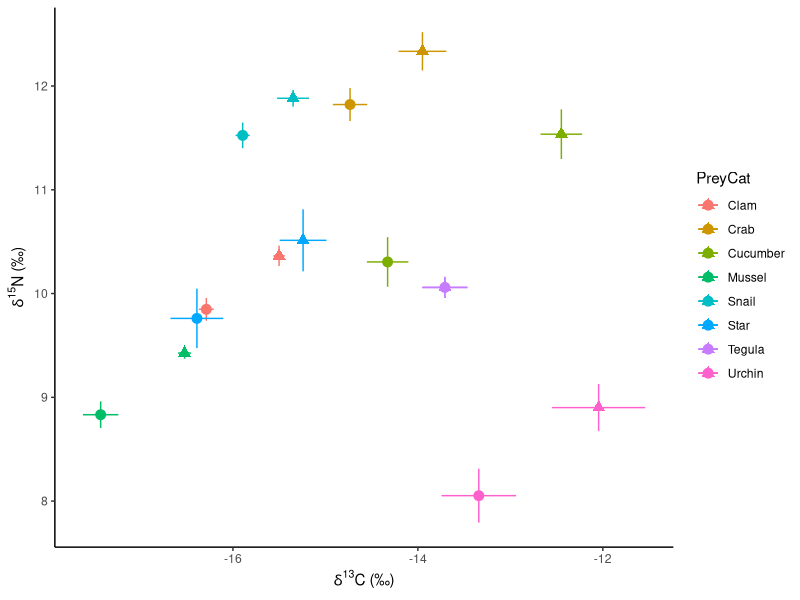
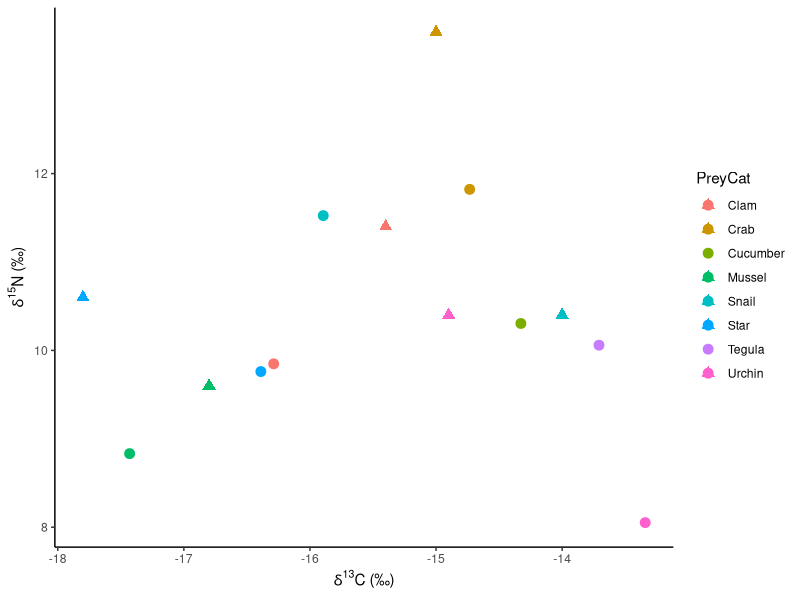
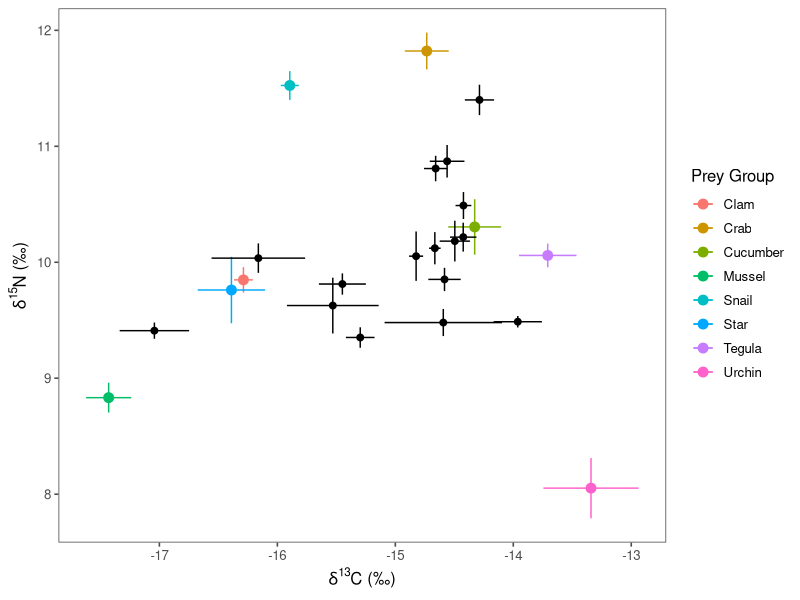
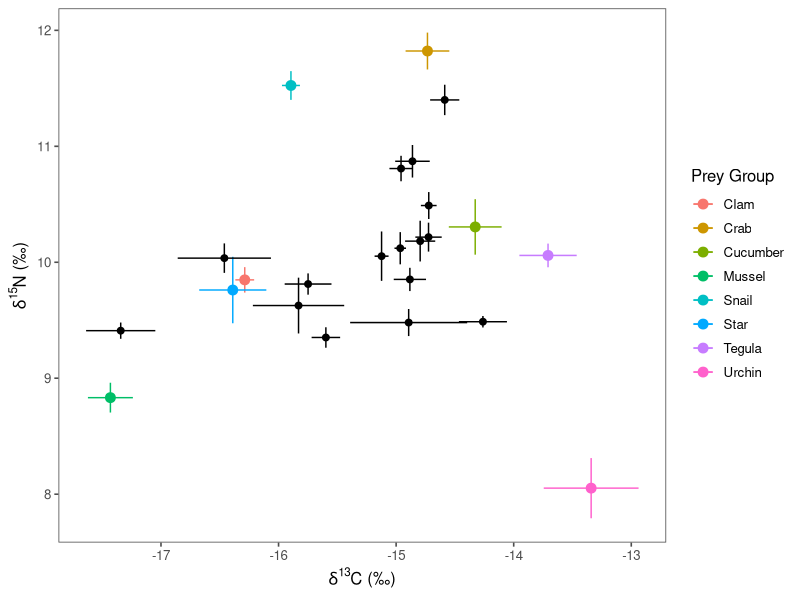
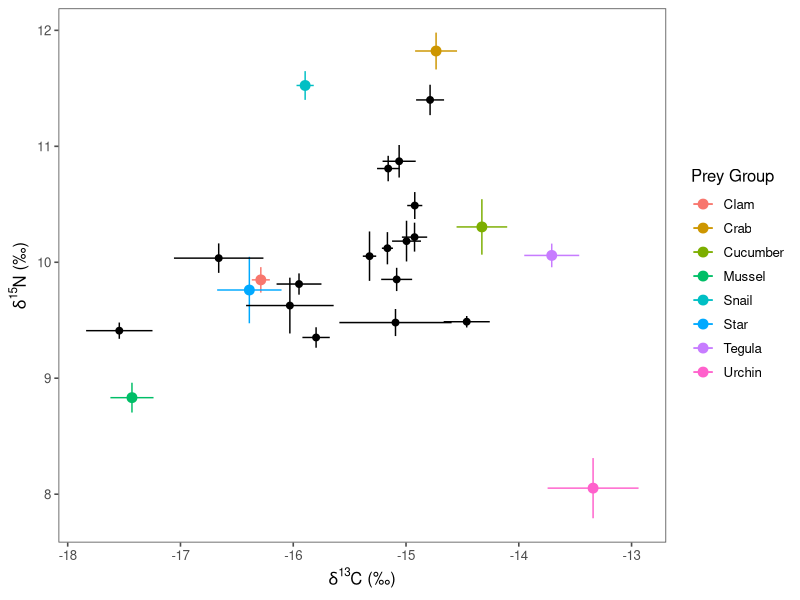
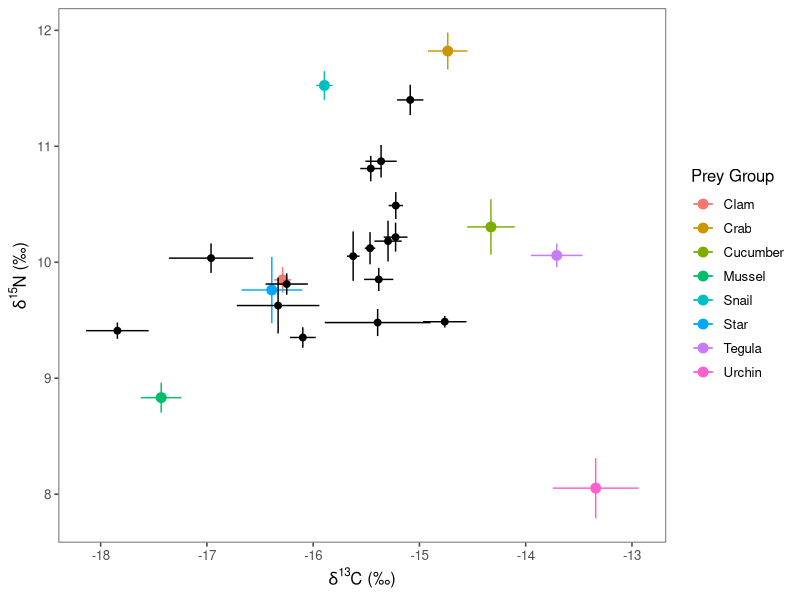
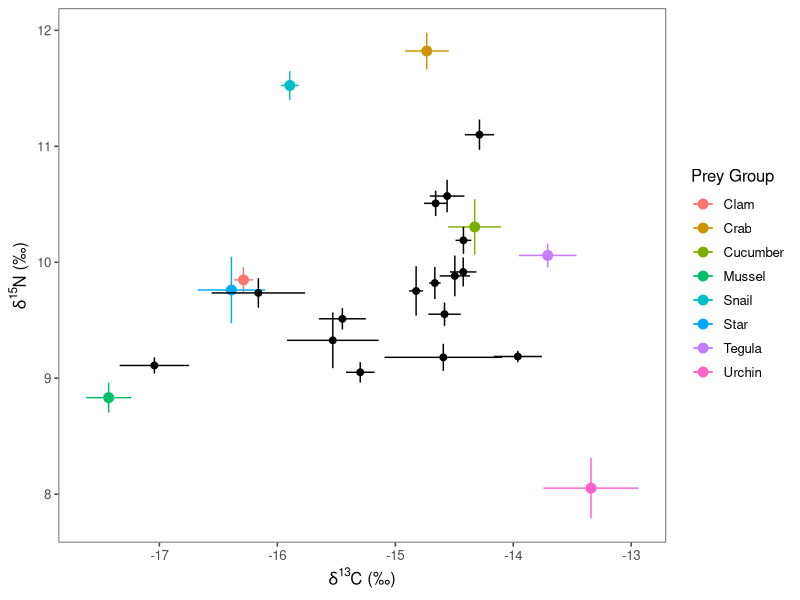
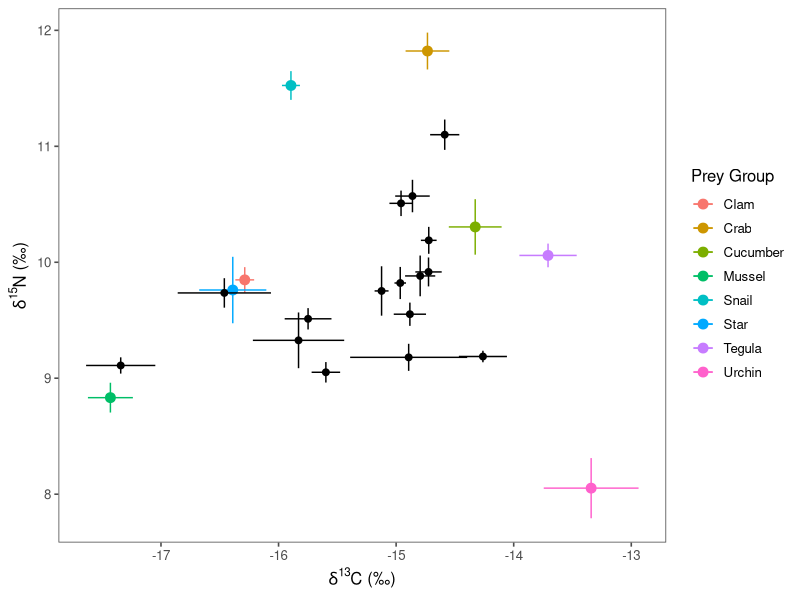

R code for these plots, in order:
## ---- chunk 1
knitr::opts_chunk$set(echo = TRUE, warning=FALSE)
## ---- chunk 2
library(ggplot2)
library(dplyr)
library(ggthemes)

si.prey <- read.csv("sifinal.csv")
whisker <- read.csv("whiskers.csv")
whisker$OtterID<-as.factor(whisker$OtterID)
# for right now, I want to remove 163532
whisker<- filter(whisker, OtterID != "163532")

newsome <- read.csv("Newsome2009.csv")

## ---- chunk 3
si.mean <-si.prey %>%
  group_by(PreyCat) %>% 
  summarise(Cmean=mean(Cnorm), Nmean=mean(N), Csd=sd(Cnorm), Nsd=sd(N), 
            Cse=sd(Cnorm)/sqrt(length(Cnorm)), Nse=sd(N)/sqrt(length(N)))
si.mean<-si.mean[-1,] #removing blank

si.season <-si.prey %>%
  group_by(PreyCat, Season) %>% 
  summarise(Cmean=mean(Cnorm), Nmean=mean(N), Csd=sd(Cnorm), Nsd=sd(N), 
            Cse=sd(Cnorm)/sqrt(length(Cnorm)), Nse=sd(N)/sqrt(length(N)))
si.season<-si.season[-1,] #removing blank row
si.season<-si.season[-1,] #removing blank row
## ---- chunk 4
whis.mean<-whisker %>%
  group_by(OtterID) %>%
  summarise(Cmean=mean(C), Nmean=mean(N), Csd=sd(C), Nsd=sd(N), 
            Cse=sd(C)/sqrt(length(C)), Nse=sd(N)/sqrt(length(N)), 
            Crange=(max(C)-min(C)), Nrange=max((N)-min(N)))

whis.season<-whisker %>%
  group_by(OtterID, Season) %>%
  summarise(Cmean=mean(C), Nmean=mean(N), Csd=sd(C), Nsd=sd(N), 
            Cse=sd(C)/sqrt(length(C)), Nse=sd(N)/sqrt(length(N)), 
            Crange=(max(C)-min(C)), Nrange=max((N)-min(N)))
## ---- chunk 5

mussel<-filter(si.prey, PreyCat=="Mussel")
Cmussel<-filter(mussel, Site=="Craig")
Smussel<-filter(mussel, Site=="Soda Bay")

mean(Smussel$Cnorm)#  -18.40197
mean(Smussel$N)#  8.195714
mean(Cmussel$Cnorm)#  -16.52315
mean(Cmussel$N)#  9.426667
mus.n<-mean(Cmussel$N)-mean(Smussel$N)#  1.230952
mus.c<-mean(Cmussel$Cnorm)-mean(Smussel$Cnorm)#1.878819

si.prey$Cadjust<-NA
si.prey$Nadjust<-NA
si.prey$Cadjust<-ifelse(si.prey$Site=="Soda Bay",si.prey$Cnorm+mus.c,si.prey$Cnorm)
si.prey$Nadjust<-ifelse(si.prey$Site=="Soda Bay",si.prey$N+mus.n,si.prey$N)

si.mussel.mean <-si.prey %>%
  group_by(PreyCat) %>% 
  summarise(Cmean=mean(Cadjust), Nmean=mean(Nadjust), Csd=sd(Cadjust), Nsd=sd(Nadjust), 
            Cse=sd(Cadjust)/sqrt(length(Cadjust)), Nse=sd(Nadjust)/sqrt(length(Nadjust)))
si.mussel.mean<-si.mussel.mean[-1,] #removing blank

## ---- chunk 6
ggplot() +
  geom_point(data= si.mean, aes(x=Cmean, y=Nmean, color=PreyCat), shape = 19, size=3) +
  geom_point(data= si.mussel.mean, aes(x=Cmean, y=Nmean, color=PreyCat), shape = 17, size=3) +
  labs(x=expression(paste(delta^13, "C (\u2030)")), 
       y=expression(paste(delta^15, "N (\u2030)" )))  +
  geom_errorbar(data= si.mean, aes(x= Cmean, ymin = Nmean-Nse, ymax = Nmean+Nse, color= 
                                     PreyCat), width=0) + 
  geom_errorbarh(data = si.mean, aes(y=Nmean, xmin = Cmean-Cse,xmax = Cmean+Cse, color= 
                                       PreyCat), height=0) +
  geom_errorbar(data = si.mussel.mean, aes(x= Cmean, ymin = Nmean-Nse, ymax = Nmean+Nse, 
                                           color= PreyCat), width=0) + 
  geom_errorbarh(data = si.mussel.mean, aes(y= Nmean, xmin = Cmean-Cse,xmax = Cmean+Cse, 
                                            color=PreyCat), height=0) +
  theme_classic()
## ---- chunk 7
ggplot() +
  geom_point(data= si.mean, aes(x=Cmean, y=Nmean, color=PreyCat),shape=19, size =3) +
  geom_point(data= newsome, aes(x=Cmean, y=Nmean, color=PreyCat), shape=17, size = 3)+
  labs(x=expression(paste(delta^13, "C (\u2030)")), 
       y=expression(paste(delta^15, "N (\u2030)" )))  +
  theme_classic()

## ---- chunk 8
whis.mean$TDFC <- whis.mean$Cmean-1.5
whis.mean$TDFN <- whis.mean$Nmean-2.8
## ---- chunk 9
ggplot() +
  geom_point(data= si.mean, aes(x=Cmean, y=Nmean, color=PreyCat), size=3) +
  labs(x=expression(paste(delta^13, "C (\u2030)")), 
       y=expression(paste(delta^15, "N (\u2030)" )))  +
  scale_color_discrete(name  ="Prey Group") +
  geom_errorbar(data= si.mean, aes(x=Cmean, y=Nmean, ymin = Nmean-Nse, ymax = Nmean+Nse,
                                   color= PreyCat), width=0) + 
  geom_errorbarh(data= si.mean, aes(x=Cmean, y=Nmean, xmin = Cmean-Cse,xmax = Cmean+Cse,
                                    color= PreyCat), height=0) +
  geom_point(data=whis.mean, aes(x=TDFC, y=TDFN), size=2)+
  geom_errorbar(data=whis.mean, aes(x=TDFC, y=TDFN, ymin = TDFN-Nse, ymax = TDFN+Nse),
                width=0) + 
  geom_errorbarh(data=whis.mean, aes(x=TDFC, y=TDFN, xmin = TDFC-Cse, xmax = TDFC+Cse),
                 height=0) +
  theme_few()
## ---- chunk 10
whis.mean$TDFC <- whis.mean$Cmean-1.8
whis.mean$TDFN <- whis.mean$Nmean-2.8
## ---- chunk 11
ggplot() +
  geom_point(data= si.mean, aes(x=Cmean, y=Nmean, color=PreyCat), size=3) +
  labs(x=expression(paste(delta^13, "C (\u2030)")), 
       y=expression(paste(delta^15, "N (\u2030)" )))  +
  scale_color_discrete(name  ="Prey Group") +
  geom_errorbar(data= si.mean, aes(x=Cmean, y=Nmean, ymin = Nmean-Nse, ymax = Nmean+Nse,
                                   color= PreyCat), width=0) + 
  geom_errorbarh(data= si.mean, aes(x=Cmean, y=Nmean, xmin = Cmean-Cse,xmax = Cmean+Cse,
                                    color= PreyCat), height=0) +
  geom_point(data=whis.mean, aes(x=TDFC, y=TDFN), size=2)+
  geom_errorbar(data=whis.mean, aes(x=TDFC, y=TDFN, ymin = TDFN-Nse, ymax = TDFN+Nse),
                width=0) + 
  geom_errorbarh(data=whis.mean, aes(x=TDFC, y=TDFN, xmin = TDFC-Cse, xmax = TDFC+Cse),
                 height=0) +
  theme_few()
## ---- chunk 12
whis.mean$TDFC <- whis.mean$Cmean-2
whis.mean$TDFN <- whis.mean$Nmean-2.8
## ---- chunk 13
ggplot() +
  geom_point(data= si.mean, aes(x=Cmean, y=Nmean, color=PreyCat), size=3) +
  labs(x=expression(paste(delta^13, "C (\u2030)")), 
       y=expression(paste(delta^15, "N (\u2030)" )))  +
  scale_color_discrete(name  ="Prey Group") +
  geom_errorbar(data= si.mean, aes(x=Cmean, y=Nmean, ymin = Nmean-Nse, ymax = Nmean+Nse,
                                   color= PreyCat), width=0) + 
  geom_errorbarh(data= si.mean, aes(x=Cmean, y=Nmean, xmin = Cmean-Cse,xmax = Cmean+Cse,
                                    color= PreyCat), height=0) +
  geom_point(data=whis.mean, aes(x=TDFC, y=TDFN), size=2)+
  geom_errorbar(data=whis.mean, aes(x=TDFC, y=TDFN, ymin = TDFN-Nse, ymax = TDFN+Nse),
                width=0) + 
  geom_errorbarh(data=whis.mean, aes(x=TDFC, y=TDFN, xmin = TDFC-Cse, xmax = TDFC+Cse),
                 height=0) +
  theme_few()
## ---- chunk 14
whis.mean$TDFC <- whis.mean$Cmean-2.3
whis.mean$TDFN <- whis.mean$Nmean-2.8
## ---- chunk 15
ggplot() +
  geom_point(data= si.mean, aes(x=Cmean, y=Nmean, color=PreyCat), size=3) +
  labs(x=expression(paste(delta^13, "C (\u2030)")), 
       y=expression(paste(delta^15, "N (\u2030)" )))  +
  scale_color_discrete(name  ="Prey Group") +
  geom_errorbar(data= si.mean, aes(x=Cmean, y=Nmean, ymin = Nmean-Nse, ymax = Nmean+Nse,
                                   color= PreyCat), width=0) + 
  geom_errorbarh(data= si.mean, aes(x=Cmean, y=Nmean, xmin = Cmean-Cse,xmax = Cmean+Cse,
                                    color= PreyCat), height=0) +
  geom_point(data=whis.mean, aes(x=TDFC, y=TDFN), size=2)+
  geom_errorbar(data=whis.mean, aes(x=TDFC, y=TDFN, ymin = TDFN-Nse, ymax = TDFN+Nse),
                width=0) + 
  geom_errorbarh(data=whis.mean, aes(x=TDFC, y=TDFN, xmin = TDFC-Cse, xmax = TDFC+Cse),
                 height=0) +
  theme_few()
## ---- chunk 16
whis.mean$TDFC <- whis.mean$Cmean-1.5
whis.mean$TDFN <- whis.mean$Nmean-3.1
## ---- chunk 17
ggplot() +
  geom_point(data= si.mean, aes(x=Cmean, y=Nmean, color=PreyCat), size=3) +
  labs(x=expression(paste(delta^13, "C (\u2030)")), 
       y=expression(paste(delta^15, "N (\u2030)" )))  +
  scale_color_discrete(name  ="Prey Group") +
  geom_errorbar(data= si.mean, aes(x=Cmean, y=Nmean, ymin = Nmean-Nse, ymax = Nmean+Nse,
                                   color= PreyCat), width=0) + 
  geom_errorbarh(data= si.mean, aes(x=Cmean, y=Nmean, xmin = Cmean-Cse,xmax = Cmean+Cse,
                                    color= PreyCat), height=0) +
  geom_point(data=whis.mean, aes(x=TDFC, y=TDFN), size=2)+
  geom_errorbar(data=whis.mean, aes(x=TDFC, y=TDFN, ymin = TDFN-Nse, ymax = TDFN+Nse),
                width=0) + 
  geom_errorbarh(data=whis.mean, aes(x=TDFC, y=TDFN, xmin = TDFC-Cse, xmax = TDFC+Cse),
                 height=0) +
  theme_few()
## ---- chunk 18
whis.mean$TDFC <- whis.mean$Cmean-1.8
whis.mean$TDFN <- whis.mean$Nmean-3.1
## ---- chunk 19
ggplot() +
  geom_point(data= si.mean, aes(x=Cmean, y=Nmean, color=PreyCat), size=3) +
  labs(x=expression(paste(delta^13, "C (\u2030)")), 
       y=expression(paste(delta^15, "N (\u2030)" )))  +
  scale_color_discrete(name  ="Prey Group") +
  geom_errorbar(data= si.mean, aes(x=Cmean, y=Nmean, ymin = Nmean-Nse, ymax = Nmean+Nse,
                                   color= PreyCat), width=0) + 
  geom_errorbarh(data= si.mean, aes(x=Cmean, y=Nmean, xmin = Cmean-Cse,xmax = Cmean+Cse,
                                    color= PreyCat), height=0) +
  geom_point(data=whis.mean, aes(x=TDFC, y=TDFN), size=2)+
  geom_errorbar(data=whis.mean, aes(x=TDFC, y=TDFN, ymin = TDFN-Nse, ymax = TDFN+Nse),
                width=0) + 
  geom_errorbarh(data=whis.mean, aes(x=TDFC, y=TDFN, xmin = TDFC-Cse, xmax = TDFC+Cse),
                 height=0) +
  theme_few()
## ---- chunk 20
whis.mean$TDFC <- whis.mean$Cmean-2
whis.mean$TDFN <- whis.mean$Nmean-3.1
## ---- chunk 21
ggplot() +
  geom_point(data= si.mean, aes(x=Cmean, y=Nmean, color=PreyCat), size=3) +
  labs(x=expression(paste(delta^13, "C (\u2030)")), 
       y=expression(paste(delta^15, "N (\u2030)" )))  +
  scale_color_discrete(name  ="Prey Group") +
  geom_errorbar(data= si.mean, aes(x=Cmean, y=Nmean, ymin = Nmean-Nse, ymax = Nmean+Nse,
                                   color= PreyCat), width=0) + 
  geom_errorbarh(data= si.mean, aes(x=Cmean, y=Nmean, xmin = Cmean-Cse,xmax = Cmean+Cse,
                                    color= PreyCat), height=0) +
  geom_point(data=whis.mean, aes(x=TDFC, y=TDFN), size=2)+
  geom_errorbar(data=whis.mean, aes(x=TDFC, y=TDFN, ymin = TDFN-Nse, ymax = TDFN+Nse),
                width=0) + 
  geom_errorbarh(data=whis.mean, aes(x=TDFC, y=TDFN, xmin = TDFC-Cse, xmax = TDFC+Cse),
                 height=0) +
  theme_few()
## ---- chunk 22
whis.mean$TDFC <- whis.mean$Cmean-2.3
whis.mean$TDFN <- whis.mean$Nmean-3.1
## ---- chunk 23
ggplot() +
  geom_point(data= si.mean, aes(x=Cmean, y=Nmean, color=PreyCat), size=3) +
  labs(x=expression(paste(delta^13, "C (\u2030)")), 
       y=expression(paste(delta^15, "N (\u2030)" )))  +
  scale_color_discrete(name  ="Prey Group") +
  geom_errorbar(data= si.mean, aes(x=Cmean, y=Nmean, ymin = Nmean-Nse, ymax = Nmean+Nse,
                                   color= PreyCat), width=0) + 
  geom_errorbarh(data= si.mean, aes(x=Cmean, y=Nmean, xmin = Cmean-Cse,xmax = Cmean+Cse,
                                    color= PreyCat), height=0) +
  geom_point(data=whis.mean, aes(x=TDFC, y=TDFN), size=2)+
  geom_errorbar(data=whis.mean, aes(x=TDFC, y=TDFN, ymin = TDFN-Nse, ymax = TDFN+Nse),
                width=0) + 
  geom_errorbarh(data=whis.mean, aes(x=TDFC, y=TDFN, xmin = TDFC-Cse, xmax = TDFC+Cse),
                 height=0) +
  theme_few()
## ---- chunk 24
whis.mean$TDFC <- whis.mean$Cmean-1.5
whis.mean$TDFN <- whis.mean$Nmean-3.5
## ---- chunk 25
ggplot() +
  geom_point(data= si.mean, aes(x=Cmean, y=Nmean, color=PreyCat), size=3) +
  labs(x=expression(paste(delta^13, "C (\u2030)")), 
       y=expression(paste(delta^15, "N (\u2030)" )))  +
  scale_color_discrete(name  ="Prey Group") +
  geom_errorbar(data= si.mean, aes(x=Cmean, y=Nmean, ymin = Nmean-Nse, ymax = Nmean+Nse,
                                   color= PreyCat), width=0) + 
  geom_errorbarh(data= si.mean, aes(x=Cmean, y=Nmean, xmin = Cmean-Cse,xmax = Cmean+Cse,
                                    color= PreyCat), height=0) +
  geom_point(data=whis.mean, aes(x=TDFC, y=TDFN), size=2)+
  geom_errorbar(data=whis.mean, aes(x=TDFC, y=TDFN, ymin = TDFN-Nse, ymax = TDFN+Nse),
                width=0) + 
  geom_errorbarh(data=whis.mean, aes(x=TDFC, y=TDFN, xmin = TDFC-Cse, xmax = TDFC+Cse),
                 height=0) +
  theme_few()
## ---- chunk 26
whis.mean$TDFC <- whis.mean$Cmean-1.8
whis.mean$TDFN <- whis.mean$Nmean-3.5
## ---- chunk 27
ggplot() +
  geom_point(data= si.mean, aes(x=Cmean, y=Nmean, color=PreyCat), size=3) +
  labs(x=expression(paste(delta^13, "C (\u2030)")), 
       y=expression(paste(delta^15, "N (\u2030)" )))  +
  scale_color_discrete(name  ="Prey Group") +
  geom_errorbar(data= si.mean, aes(x=Cmean, y=Nmean, ymin = Nmean-Nse, ymax = Nmean+Nse,
                                   color= PreyCat), width=0) + 
  geom_errorbarh(data= si.mean, aes(x=Cmean, y=Nmean, xmin = Cmean-Cse,xmax = Cmean+Cse,
                                    color= PreyCat), height=0) +
  geom_point(data=whis.mean, aes(x=TDFC, y=TDFN), size=2)+
  geom_errorbar(data=whis.mean, aes(x=TDFC, y=TDFN, ymin = TDFN-Nse, ymax = TDFN+Nse),
                width=0) + 
  geom_errorbarh(data=whis.mean, aes(x=TDFC, y=TDFN, xmin = TDFC-Cse, xmax = TDFC+Cse),
                 height=0) +
  theme_few()
## ---- chunk 28
whis.mean$TDFC <- whis.mean$Cmean-2
whis.mean$TDFN <- whis.mean$Nmean-3.5
## ---- chunk 29
ggplot() +
  geom_point(data= si.mean, aes(x=Cmean, y=Nmean, color=PreyCat), size=3) +
  labs(x=expression(paste(delta^13, "C (\u2030)")), 
       y=expression(paste(delta^15, "N (\u2030)" )))  +
  scale_color_discrete(name  ="Prey Group") +
  geom_errorbar(data= si.mean, aes(x=Cmean, y=Nmean, ymin = Nmean-Nse, ymax = Nmean+Nse,
                                   color= PreyCat), width=0) + 
  geom_errorbarh(data= si.mean, aes(x=Cmean, y=Nmean, xmin = Cmean-Cse,xmax = Cmean+Cse,
                                    color= PreyCat), height=0) +
  geom_point(data=whis.mean, aes(x=TDFC, y=TDFN), size=2)+
  geom_errorbar(data=whis.mean, aes(x=TDFC, y=TDFN, ymin = TDFN-Nse, ymax = TDFN+Nse),
                width=0) + 
  geom_errorbarh(data=whis.mean, aes(x=TDFC, y=TDFN, xmin = TDFC-Cse, xmax = TDFC+Cse),
                 height=0) +
  theme_few()
## ---- chunk 30
whis.mean$TDFC <- whis.mean$Cmean-2.3
whis.mean$TDFN <- whis.mean$Nmean-3.5
## ---- chunk 31
ggplot() +
  geom_point(data= si.mean, aes(x=Cmean, y=Nmean, color=PreyCat), size=3) +
  labs(x=expression(paste(delta^13, "C (\u2030)")), 
       y=expression(paste(delta^15, "N (\u2030)" )))  +
  scale_color_discrete(name  ="Prey Group") +
  geom_errorbar(data= si.mean, aes(x=Cmean, y=Nmean, ymin = Nmean-Nse, ymax = Nmean+Nse,
                                   color= PreyCat), width=0) + 
  geom_errorbarh(data= si.mean, aes(x=Cmean, y=Nmean, xmin = Cmean-Cse,xmax = Cmean+Cse,
                                    color= PreyCat), height=0) +
  geom_point(data=whis.mean, aes(x=TDFC, y=TDFN), size=2)+
  geom_errorbar(data=whis.mean, aes(x=TDFC, y=TDFN, ymin = TDFN-Nse, ymax = TDFN+Nse),
                width=0) + 
  geom_errorbarh(data=whis.mean, aes(x=TDFC, y=TDFN, xmin = TDFC-Cse, xmax = TDFC+Cse),
                 height=0) +
  theme_few()
